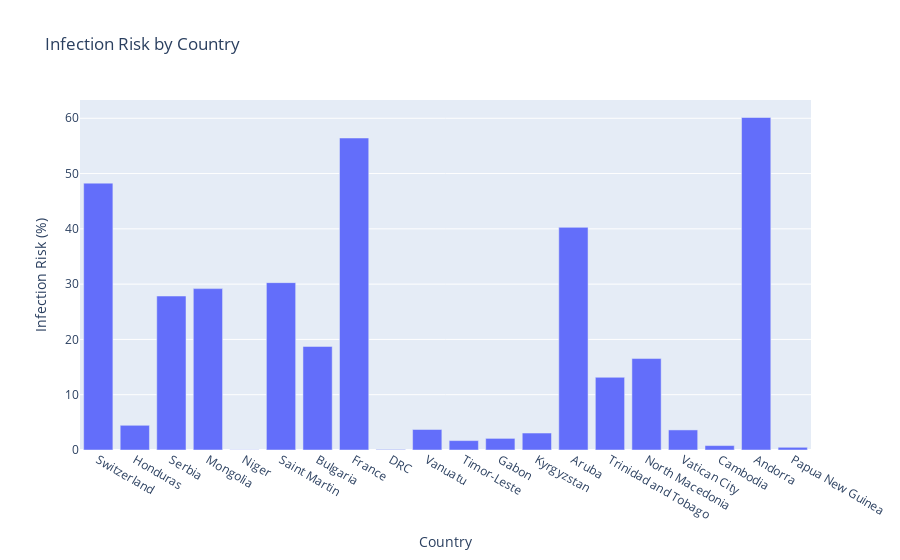

Write notebook code for a chart like this one.
### Markdown cell above
Removed rows that have missing data.

### Code cell
display(px.bar(covid_df.sample(20), x='Country', y='Infection_Risk', labels={'Infection_Risk':'Infection Risk (%)'}, title='Infection Risk by Country'))

### Figure 1 — Plotly figure (JSON) as saved in the notebook; plotly's stock layout.template omitted (floating-point values rounded to 4 significant figures)
{"data": [{"alignmentgroup": "True", "hovertemplate": "Country=%{x}<br>Infection Risk (%)=%{y}<extra></extra>", "legendgroup": "", "marker": {"color": "#636efa", "pattern": {"shape": ""}}, "name": "", "offsetgroup": "", "orientation": "v", "showlegend": false, "textposition": "auto", "type": "bar", "x": ["Switzerland", "Honduras", "Serbia", "Mongolia", "Niger", "Saint Martin", "Bulgaria", "France", "DRC", "Vanuatu", "Timor-Leste", "Gabon", "Kyrgyzstan", "Aruba", "Trinidad and Tobago", "North Macedonia", "Vatican City", "Cambodia", "Andorra", "Papua New Guinea"], "xaxis": "x", "y": [48.27, 4.47, 27.85, 29.19, 0.04, 30.27, 18.73, 56.43, 0.1, 3.71, 1.7, 2.1, 3.07, 40.27, 13.15, 16.54, 3.63, 0.8, 60.14, 0.49], "yaxis": "y"}], "layout": {"barmode": "relative", "legend": {"tracegroupgap": 0}, "title": {"text": "Infection Risk by Country"}, "xaxis": {"anchor": "y", "domain": [0, 1], "title": {"text": "Country"}}, "yaxis": {"anchor": "x", "domain": [0, 1], "title": {"text": "Infection Risk (%)"}}}}
